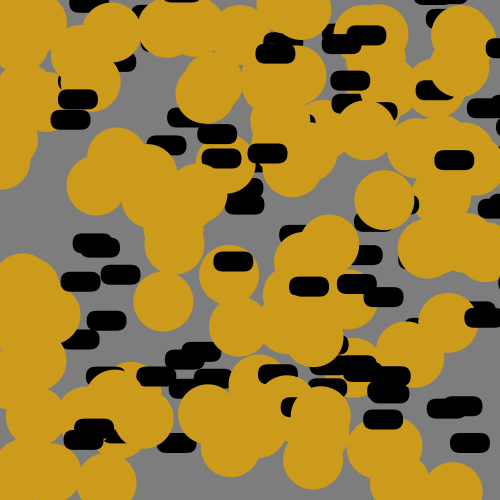
Frame 1 (no input)
Frame 60 (the mouse pressed at the canvas centre just before this capture): identical to frame 1, image omitted
Frame 120 (the mouse held since frame 60 and released just before this capture): identical to frame 1, image omitted

The Processing sketch that drew this single still picture (run headless with seeded random() and noise(); from frame 60 on, the mouse is pressed at the canvas centre):

// Processing sketch: ex33_1
// ── ex33_1.pde
// ex 33.1
// Kirsten Low z3330533
//Create an array to store the y-coordinates of a sequence of shapes.
//Draw each shape inside draw() and use the values from the array 
//to set the y-coordinate of each.

float[] x = new float[100];
float[] y = new float[100];
float[] c = new float[100];

void setup () { 
  size(500, 500);
  smooth();
  noStroke();
  println(x);
  for (int i=0; i<x.length;i++) {
    x[i] =random(width);
    y[i] =random(height);
    c[i] =random(255);
  }
}

void draw () {
  background(125);
   for (int i=0; i<x.length;i++) {
    drawEyeball(x[i], y[i], c[i]);
  } 
} 

void drawEyeball (float x, float y, float c) {
  
  fill(204,155,27);
  ellipse(x, y, 60, 60);
  fill(0);
  rect(x+50,y-50,40,20,10);
 
}
